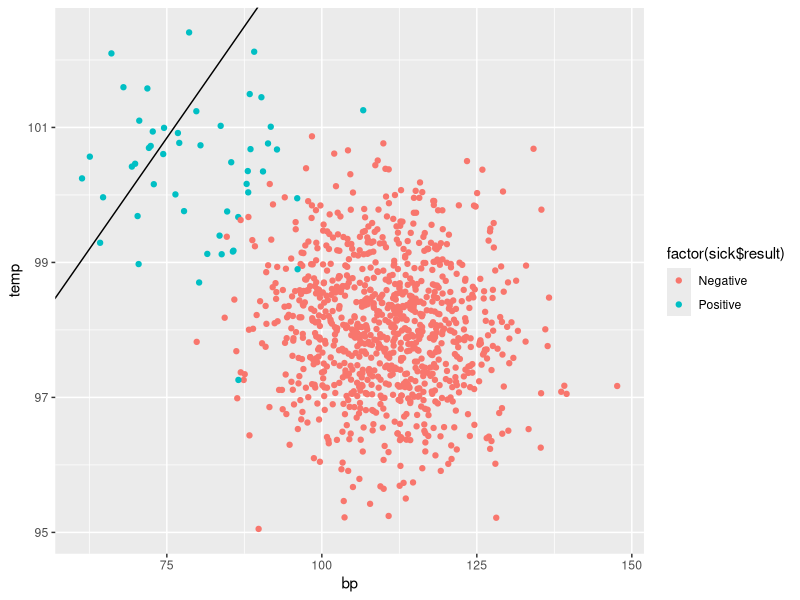
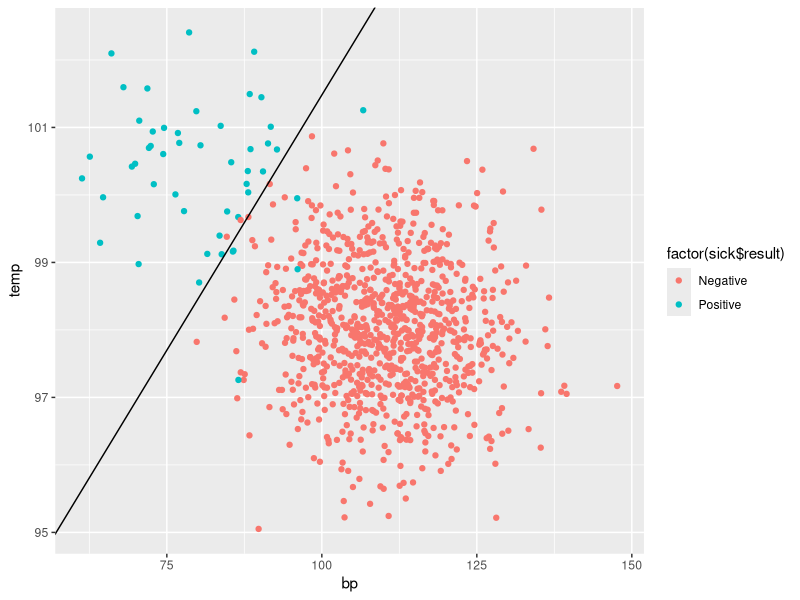
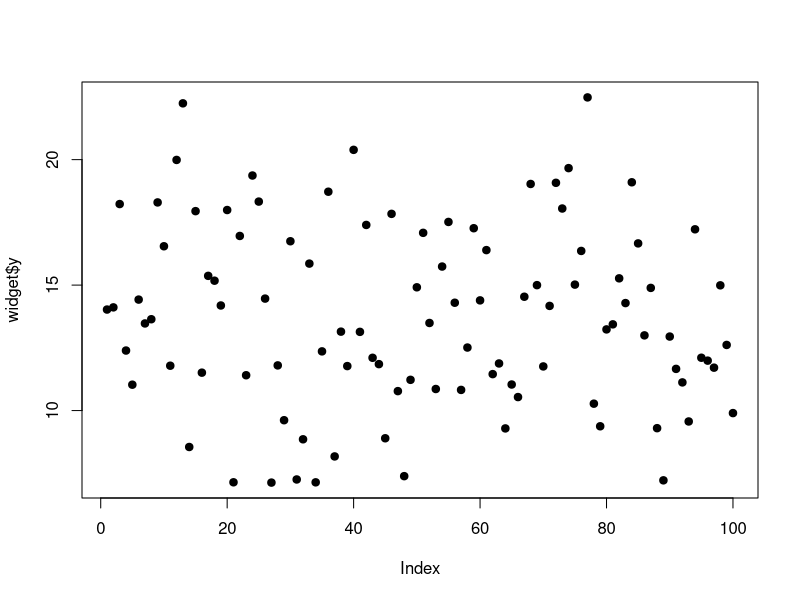
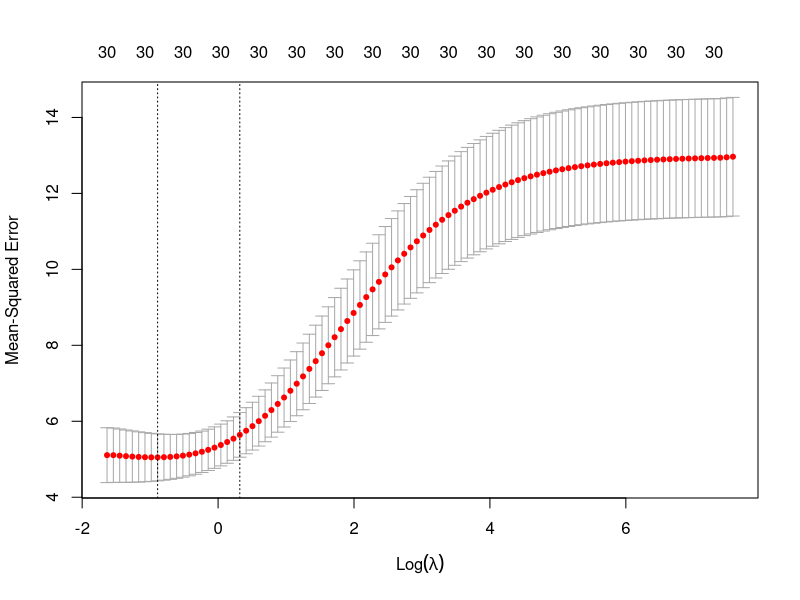
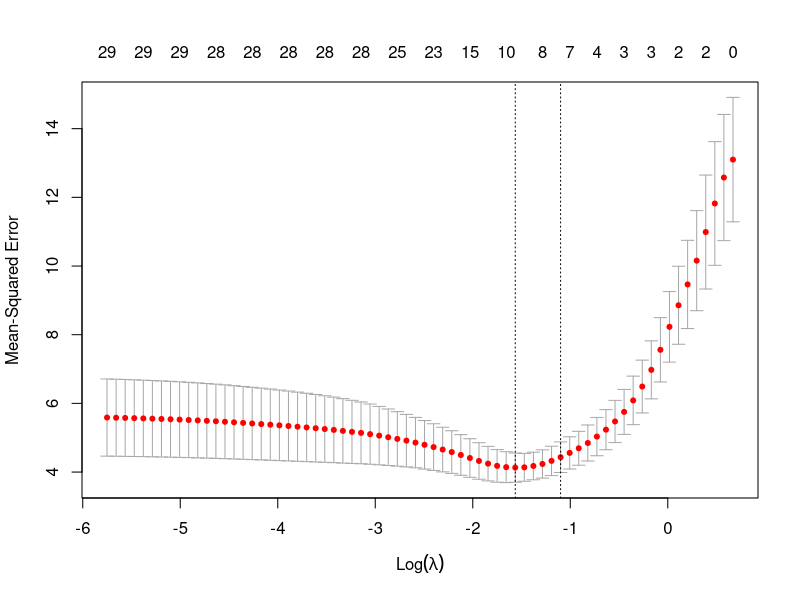

The R source for these figures, in order: (Note: this script raises an error after producing the figures.)
## ---- chunk 1
knitr::opts_chunk$set(echo = TRUE)
## ---- chunk 2
library(dplyr)
library(ggplot2)
sick <- read.csv("sick_data.csv") 
sick$dummy <- ifelse(sick$result == "Positive", 1, 0)
lm1 <- lm(dummy~bp+temp, data=sick)
summary(lm1)
sick$predicted <- ifelse (fitted(lm1) < 0.5, "Negative", "Positive")
sick$count <- ifelse (sick$result == sick$predicted, 1, 0)
sum(sick$count)/1000
## ---- chunk 3
lm2 <- glm(dummy~bp+temp, data=sick, family = "binomial")
summary(lm2)
sick$predicted_logit <- ifelse (fitted(lm2) < 0.5, "Negative", "Positive")
sick$count_logit <- ifelse (sick$result == sick$predicted_logit, 1, 0)
sum(sick$count_logit)/1000
c <- (0.5 - coef(lm2)["(Intercept)"])/coef(lm2)["temp"]
d <- coef(lm2)["bp"]/coef(lm2)["temp"]

## ---- chunk 4
a <- (0.5 - coef(lm1)["(Intercept)"])/coef(lm1)["temp"]
b <- coef(lm1)["bp"]/coef(lm1)["temp"]
ggplot(sick, aes(x = bp, y= temp))+
  geom_point(aes(color = factor(sick$result ))) +
  geom_abline(intercept = a, slope = -b, color = "black")
## ---- chunk 5
ggplot(sick, aes(x = bp, y= temp))+
  geom_point(aes(color = factor(sick$result ))) +
  geom_abline(intercept = c, slope = -d, color = "black")
## ---- chunk 6
widget <- read.csv("widget_data.csv")
plot(widget$y, pch=19)
## ---- chunk 7
library(glmnet)
library(tidyverse)
library(broom)

grid = 10^seq(2, -2, length = 100)
ridge.mod = glmnet(x = as.matrix(widget[,2:31]), y = as.matrix(widget[1]), alpha = 0, lambda=grid) %>% broom::tidy()

#Plot Ridge
ridge.plot = ggplot(data.frame(ridge.mod), aes(x = ridge.mod$lambda, y = ridge.mod$estimate)) + geom_point()

#CV Ridge
set.seed(1)
cv.out = cv.glmnet(x = as.matrix(widget[,2:31]), y = as.matrix(widget[1]), alpha = 0)
plot(cv.out)
bestlam = cv.out$lambda.min
bestlam
## ---- chunk 8
lasso.mod = glmnet(x = as.matrix(widget[, 2:31]), y = as.matrix(widget[1]), alpha = 1, lambda=grid) %>% broom::tidy()

#Plot lasso
lasso.plot = ggplot(data.frame(lasso.mod), aes(x = lasso.mod$lambda, y = lasso.mod$estimate)) + geom_point()

#CV lasso
set.seed(2)
cv.out1 = cv.glmnet(x = as.matrix(widget[,2:31]), y = as.matrix(widget[1]), alpha = 1)
plot(cv.out1)
bestlam1 = cv.out1$lambda.min
bestlam1
## ---- chunk 9
library(e1071)
pol_data = read.csv("pol_data.csv")
# Split the data
pol_data["ID"] <- rownames(pol_data)
pol_data$dummy <- ifelse(pol_data$group == "Socialcrat", 1, 0)
set.seed(20)
test <- pol_data[sample(nrow(pol_data), 100), ]
train <- pol_data[!(pol_data$ID %in% test$ID),]
## ---- chunk 10
dat <- data.frame(x = train[,2:4], y = as.factor(train$dummy))
nb <- naiveBayes(y ~ ., data = dat, na.action = na.pass)
testdat <- data.frame(x=test[2:4], y = as.factor(test$dummy))
NB.prediction <- predict(nb, testdat)
table(predict = NB.prediction, truth = testdat$y)

## ---- chunk 11
svmfit <- svm(y~., data=dat, kernel="linear", cost=10,
scale=FALSE)
summary(svmfit)

#SVM tune out
set.seed(250)
tune.out = tune(svm, y~., data = dat, kernel = "linear",ranges=list(cost=c(0.001, 0.01, 0.1, 1,5,10,100)))
summary(tune.out)
bestmod = tune.out$best.model
summary(bestmod)

#make prediction using the best model
#testdat = data.frame(x = test[2:4], y = as.factor(test$dummy))
bsvm = svm(train$group~train$pol_margin+train$col_degree+train$house_income, data = train, kernel = "linear", cost = 0.1, scale = FALSE)
ypred <- predict(bestmod, testdat)

table(predict = ypred, truth = testdat$y)
